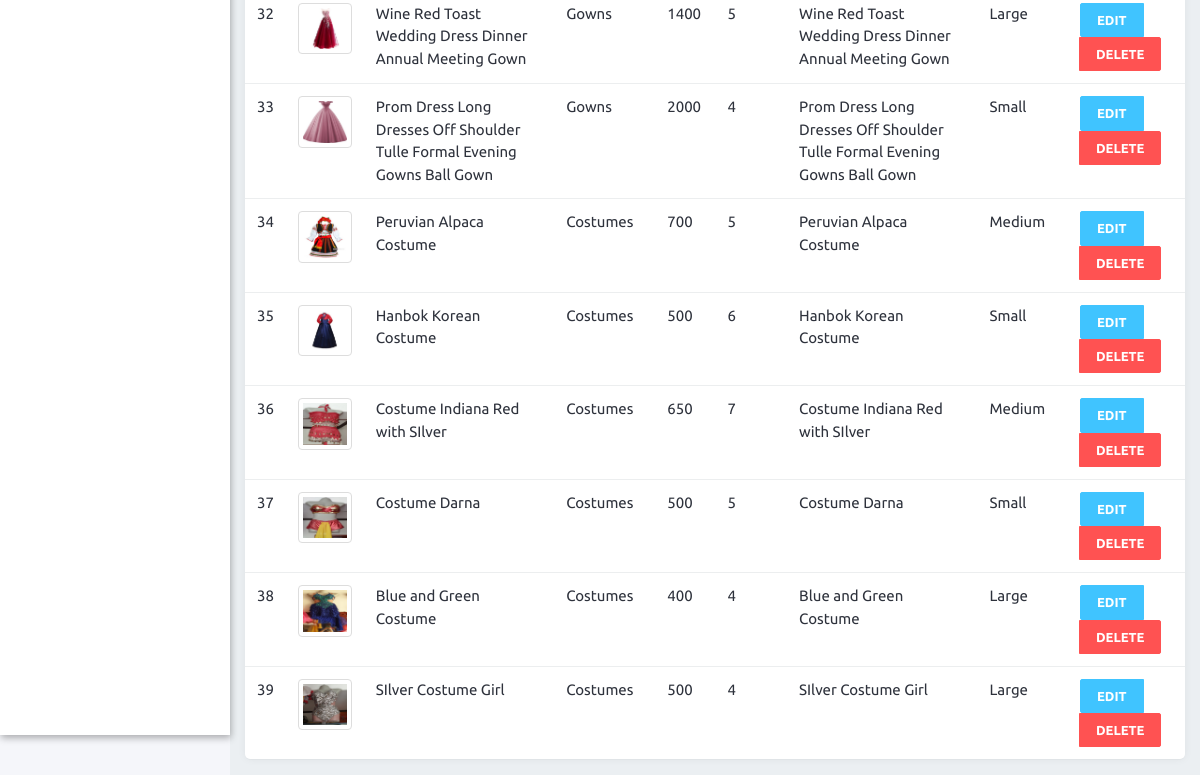
Page /adminViews/productslist.php (lower part) on the earlier database version.
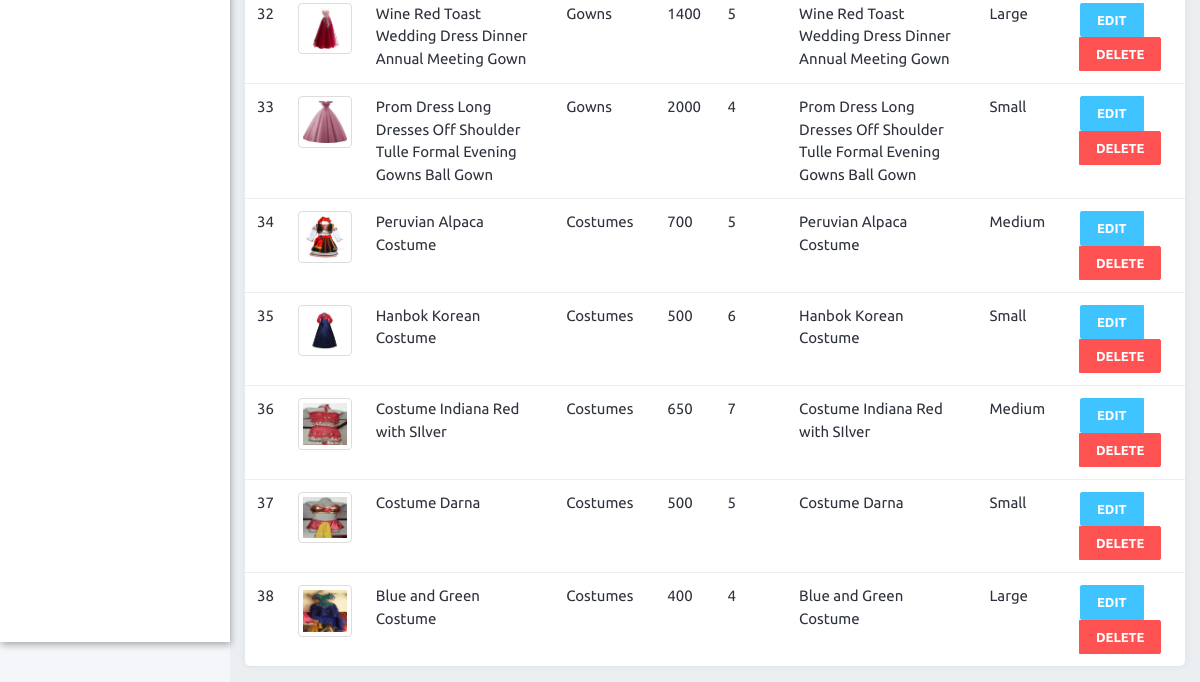
Same page on the later database version.
### tables this page shows
CREATE TABLE `products` (
  `product_id` int(11) NOT NULL,
  `image` varchar(50) NOT NULL,
  `name` varchar(255) NOT NULL,
  `price` int(11) NOT NULL,
  `variation` varchar(255) NOT NULL,
  `stocks` int(11) NOT NULL,
  `category_id` int(11) NOT NULL,
  `description` varchar(255) NOT NULL
);

CREATE TABLE `categories` (
  `category_id` int(11) NOT NULL,
  `cat_name` varchar(255) NOT NULL
);

### APIFUNCTION/DBCRUD.php (called while the page is built, shortened)
<?php
    class DBCRUD{
        private $servername='localhost';
        private $username='root';
        private $password='';
        private $dbname='brms';
        private $mysqli='';
        public function __construct(){
            $this->mysqli = new mysqli($this->servername,$this->username,$this->password,$this->dbname);
        }
        public function selectleftjoin($table,$table1,$attributename,$attributename1,$where = null){
            if ($where != null) {
                $sql = "SELECT * FROM $table LEFT JOIN $table1 ON $table1.$attributename=$table.$attributename1 WHERE $where";
            }else{
                $sql = "SELECT * FROM $table LEFT JOIN $table1 ON $table1.$attributename1=$table.$attributename";
            }
            $this->sql = $result = $this->mysqli->query($sql);
        }
    }
?>

### adminViews/productslist.php (the view, shortened to what this page needs)
<?php include('layouts/head.php'); ?>
   <div class="wrapper">
      <?php include('layouts/sidebar.php'); ?>
    <div class="content-wrapper">
         <div class="container-fluid">
        <div class="card">
        <div class="card-body">
        <table class="table">
                <tbody>
                <?php
                    include('../APIFUNCTION/DBCRUD.php');
                    $newDBCRUD = new DBCRUD();
                    $newDBCRUD->selectleftjoin("products","categories","category_id","category_id");
                    $productsLists = $newDBCRUD->sql;
                    $index = 1;
                    while ($data = mysqli_fetch_assoc($productsLists)){
                ?>
                    <tr>
                    <td><?php echo $index; ?></td>
                    <td><img style="width:100px;" src="./uploads/<?php echo $data["image"]; ?>" class="img-thumbnail"></td>
                    <td><?php echo $data["name"]; ?></td>
                    <td><?php echo $data["cat_name"]; ?></td>
                    <td><?php echo $data["price"]; ?></td>
                    <td><?php echo $data["stocks"]; ?></td>
                    <td><?php echo $data["description"]; ?></td>
                    <td><?php echo $data["variation"]; ?></td>
                    <td>
                        <div class="btn-group" role="group" aria-label="Basic example">
                            <button type="button" class="btn btn-info" onclick="showform(<?php echo $data['product_id']; ?>);">Edit</button>
                            <button type="button" class="btn btn-danger" onclick="showformdelete(<?php echo $data['product_id']; ?>);">Delete</button>
                        </div>
                    </td>
                    </tr>
                    <?php $index++; }?>
                </tbody>
            </table>
        </div>
        </div>
        </div>
    </div>
<?php include('layouts/footer.php');?>

### adminViews/layouts/head.php (shortened to what this page needs)
<!doctype html>
<html lang="en">
<!DOCTYPE html>
<html lang="en">
<head>
   <link rel="stylesheet" type="text/css" href="assets/icon/themify-icons/themify-icons.css">
   <link rel="stylesheet" type="text/css" href="assets/icon/icofont/css/icofont.css">
   <link rel="stylesheet" type="text/css" href="assets/icon/simple-line-icons/css/simple-line-icons.css">
   <link rel="stylesheet" type="text/css" href="assets/plugins/bootstrap/css/bootstrap.min.css">
   <link rel="stylesheet" href="assets/plugins/chartist/dist/chartist.css" type="text/css" media="all">
   <link href="assets/css/svg-weather.css" rel="stylesheet">
   <link rel="stylesheet" type="text/css" href="assets/css/main.css">
   <link rel="stylesheet" type="text/css" href="assets/css/responsive.css">
   <link rel="stylesheet" type="text/css" href="assets/css/profile.css">
</head>
<body class="sidebar-mini fixed">

### adminViews/layouts/sidebar.php (shortened to what this page needs)
<aside class="main-sidebar hidden-print ">
      </aside>

### adminViews/layouts/footer.php (shortened to what this page needs)
</body>
</html>

### adminViews/assets/css/profile.css (style rules this page uses)
body { margin: 0; padding-top: 40px; color: #2e323c; background: #f5f6fa; position: relative; height: 100%; }
.card { background: #ffffff; -webkit-border-radius: 5px; -moz-border-radius: 5px; border-radius: 5px; border: 0; margin-bottom: 1rem; }

### adminViews/assets/css/menu.css (style rules this page uses)
.fixed .main-header-top, .fixed .main-sidebar, .fixed .left-side { position: fixed; }
.fixed .content-wrapper { margin-top: 50px; }
.wrapper:before { content: " "; display: table; }
.wrapper:after { content: " "; clear: both; }
.content-wrapper { height: 100%; background-color: #ebeff2; margin-left: 230px; z-index: 820; -webkit-transition: all 0.3s ease-in-out; -moz-transition: all 0.3s ease-in-out; -ms-transition: all 0.3s ease-in-out; transition: all 0.3s ease-in-out; }
.main-sidebar { position: absolute; top: 0; left: 0; background: #fff; padding-top: 50px; min-height: 100vh; width: 230px; z-index: 810; -webkit-box-shadow: 1px 3px 7px rgba(0, 0, 0, 0.3); box-shadow: 1px 3px 7px rgba(0, 0, 0, 0.3); -webkit-transition: transform 0.3s ease-in-out, width 0.3s ease-in-out; -moz-transition: transform 0.3s ease-in-out, width 0.3s ease-in-out; -ms-transition: transform 0.3s ease-in-out, width 0.3s ease-in-out; transition: transform 0.3s ease-in-out, width 0.3s ease-in-out; }

Differences in the rows shown:
removed products: image (picture), name "SIlver Costume Girl", category.cat_name "Costumes", price "500", stocks "4", description "SIlver Costume Girl", variation "Large"
